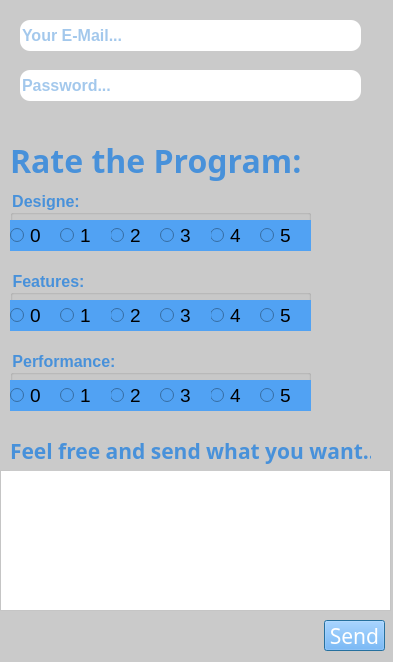
<?xml version="1.0" encoding="UTF-8"?>
<ui version="4.0">
 <class>Dialog</class>
 <widget class="QDialog" name="Dialog">
  <property name="geometry">
   <rect>
    <x>0</x>
    <y>0</y>
    <width>393</width>
    <height>662</height>
   </rect>
  </property>
  <property name="windowTitle">
   <string>Dialog</string>
  </property>
  <property name="styleSheet">
   <string notr="true">background-color: rgb(202, 202, 202);
color: rgb(72, 145, 218);</string>
  </property>
  <widget class="QLineEdit" name="email_lineEdit">
   <property name="geometry">
    <rect>
     <x>20</x>
     <y>20</y>
     <width>341</width>
     <height>31</height>
    </rect>
   </property>
   <property name="font">
    <font>
     <pointsize>12</pointsize>
     <weight>75</weight>
     <bold>true</bold>
    </font>
   </property>
   <property name="styleSheet">
    <string notr="true">QLineEdit{
	background-color: rgb(255, 255, 255);
	border-radius: 10px;
}</string>
   </property>
   <property name="text">
    <string/>
   </property>
   <property name="cursorPosition">
    <number>0</number>
   </property>
   <property name="placeholderText">
    <string>Your E-Mail...</string>
   </property>
  </widget>
  <widget class="QLineEdit" name="password_lineEdit">
   <property name="geometry">
    <rect>
     <x>20</x>
     <y>70</y>
     <width>341</width>
     <height>31</height>
    </rect>
   </property>
   <property name="font">
    <font>
     <pointsize>12</pointsize>
     <weight>75</weight>
     <bold>true</bold>
    </font>
   </property>
   <property name="styleSheet">
    <string notr="true">QLineEdit{
	background-color: rgb(255, 255, 255);
	border-radius: 10px;
}</string>
   </property>
   <property name="text">
    <string/>
   </property>
   <property name="echoMode">
    <enum>QLineEdit::Password</enum>
   </property>
   <property name="cursorPosition">
    <number>0</number>
   </property>
   <property name="placeholderText">
    <string>Password...</string>
   </property>
  </widget>
  <widget class="QLabel" name="rate_text">
   <property name="geometry">
    <rect>
     <x>10</x>
     <y>140</y>
     <width>321</width>
     <height>41</height>
    </rect>
   </property>
   <property name="font">
    <font>
     <family>Myanmar Text</family>
     <pointsize>24</pointsize>
     <weight>75</weight>
     <bold>true</bold>
    </font>
   </property>
   <property name="text">
    <string>Rate the Program:</string>
   </property>
  </widget>
  <widget class="QGroupBox" name="designe_groupBox">
   <property name="geometry">
    <rect>
     <x>10</x>
     <y>190</y>
     <width>301</width>
     <height>61</height>
    </rect>
   </property>
   <property name="font">
    <font>
     <pointsize>12</pointsize>
     <weight>75</weight>
     <bold>true</bold>
    </font>
   </property>
   <property name="title">
    <string>Designe:</string>
   </property>
   <widget class="QRadioButton" name="d0">
    <property name="geometry">
     <rect>
      <x>0</x>
      <y>30</y>
      <width>51</width>
      <height>31</height>
     </rect>
    </property>
    <property name="font">
     <font>
      <pointsize>14</pointsize>
     </font>
    </property>
    <property name="styleSheet">
     <string notr="true">color: rgb(0, 0, 0);
background-color: rgb(81, 162, 243);</string>
    </property>
    <property name="text">
     <string>0</string>
    </property>
   </widget>
   <widget class="QRadioButton" name="d4">
    <property name="geometry">
     <rect>
      <x>200</x>
      <y>30</y>
      <width>51</width>
      <height>31</height>
     </rect>
    </property>
    <property name="font">
     <font>
      <pointsize>14</pointsize>
     </font>
    </property>
    <property name="styleSheet">
     <string notr="true">color: rgb(0, 0, 0);
background-color: rgb(81, 162, 243);</string>
    </property>
    <property name="text">
     <string>4</string>
    </property>
   </widget>
   <widget class="QRadioButton" name="d2">
    <property name="geometry">
     <rect>
      <x>100</x>
      <y>30</y>
      <width>51</width>
      <height>31</height>
     </rect>
    </property>
    <property name="font">
     <font>
      <pointsize>14</pointsize>
     </font>
    </property>
    <property name="styleSheet">
     <string notr="true">color: rgb(0, 0, 0);
background-color: rgb(81, 162, 243);</string>
    </property>
    <property name="text">
     <string>2</string>
    </property>
   </widget>
   <widget class="QRadioButton" name="d1">
    <property name="geometry">
     <rect>
      <x>50</x>
      <y>30</y>
      <width>51</width>
      <height>31</height>
     </rect>
    </property>
    <property name="font">
     <font>
      <pointsize>14</pointsize>
     </font>
    </property>
    <property name="styleSheet">
     <string notr="true">color: rgb(0, 0, 0);
background-color: rgb(81, 162, 243);</string>
    </property>
    <property name="text">
     <string>1</string>
    </property>
   </widget>
   <widget class="QRadioButton" name="d3">
    <property name="geometry">
     <rect>
      <x>150</x>
      <y>30</y>
      <width>51</width>
      <height>31</height>
     </rect>
    </property>
    <property name="font">
     <font>
      <pointsize>14</pointsize>
     </font>
    </property>
    <property name="styleSheet">
     <string notr="true">color: rgb(0, 0, 0);
background-color: rgb(81, 162, 243);</string>
    </property>
    <property name="text">
     <string>3</string>
    </property>
   </widget>
   <widget class="QRadioButton" name="d5">
    <property name="geometry">
     <rect>
      <x>250</x>
      <y>30</y>
      <width>51</width>
      <height>31</height>
     </rect>
    </property>
    <property name="font">
     <font>
      <pointsize>14</pointsize>
     </font>
    </property>
    <property name="styleSheet">
     <string notr="true">color: rgb(0, 0, 0);
background-color: rgb(81, 162, 243);</string>
    </property>
    <property name="text">
     <string>5</string>
    </property>
   </widget>
  </widget>
  <widget class="QGroupBox" name="features_groupBox">
   <property name="geometry">
    <rect>
     <x>10</x>
     <y>270</y>
     <width>301</width>
     <height>61</height>
    </rect>
   </property>
   <property name="font">
    <font>
     <pointsize>12</pointsize>
     <weight>75</weight>
     <bold>true</bold>
    </font>
   </property>
   <property name="title">
    <string>Features:</string>
   </property>
   <widget class="QRadioButton" name="f0">
    <property name="geometry">
     <rect>
      <x>0</x>
      <y>30</y>
      <width>51</width>
      <height>31</height>
     </rect>
    </property>
    <property name="font">
     <font>
      <pointsize>14</pointsize>
     </font>
    </property>
    <property name="styleSheet">
     <string notr="true">color: rgb(0, 0, 0);
background-color: rgb(81, 162, 243);</string>
    </property>
    <property name="text">
     <string>0</string>
    </property>
   </widget>
   <widget class="QRadioButton" name="f4">
    <property name="geometry">
     <rect>
      <x>200</x>
      <y>30</y>
      <width>51</width>
      <height>31</height>
     </rect>
    </property>
    <property name="font">
     <font>
      <pointsize>14</pointsize>
     </font>
    </property>
    <property name="styleSheet">
     <string notr="true">color: rgb(0, 0, 0);
background-color: rgb(81, 162, 243);</string>
    </property>
    <property name="text">
     <string>4</string>
    </property>
   </widget>
   <widget class="QRadioButton" name="f2">
    <property name="geometry">
     <rect>
      <x>100</x>
      <y>30</y>
      <width>51</width>
      <height>31</height>
     </rect>
    </property>
    <property name="font">
     <font>
      <pointsize>14</pointsize>
     </font>
    </property>
    <property name="styleSheet">
     <string notr="true">color: rgb(0, 0, 0);
background-color: rgb(81, 162, 243);</string>
    </property>
    <property name="text">
     <string>2</string>
    </property>
   </widget>
   <widget class="QRadioButton" name="f1">
    <property name="geometry">
     <rect>
      <x>50</x>
      <y>30</y>
      <width>51</width>
      <height>31</height>
     </rect>
    </property>
    <property name="font">
     <font>
      <pointsize>14</pointsize>
     </font>
    </property>
    <property name="styleSheet">
     <string notr="true">color: rgb(0, 0, 0);
background-color: rgb(81, 162, 243);</string>
    </property>
    <property name="text">
     <string>1</string>
    </property>
   </widget>
   <widget class="QRadioButton" name="f3">
    <property name="geometry">
     <rect>
      <x>150</x>
      <y>30</y>
      <width>51</width>
      <height>31</height>
     </rect>
    </property>
    <property name="font">
     <font>
      <pointsize>14</pointsize>
     </font>
    </property>
    <property name="styleSheet">
     <string notr="true">color: rgb(0, 0, 0);
background-color: rgb(81, 162, 243);</string>
    </property>
    <property name="text">
     <string>3</string>
    </property>
   </widget>
   <widget class="QRadioButton" name="f5">
    <property name="geometry">
     <rect>
      <x>250</x>
      <y>30</y>
      <width>51</width>
      <height>31</height>
     </rect>
    </property>
    <property name="font">
     <font>
      <pointsize>14</pointsize>
     </font>
    </property>
    <property name="styleSheet">
     <string notr="true">color: rgb(0, 0, 0);
background-color: rgb(81, 162, 243);</string>
    </property>
    <property name="text">
     <string>5</string>
    </property>
   </widget>
  </widget>
  <widget class="QGroupBox" name="performance_groupBox">
   <property name="geometry">
    <rect>
     <x>10</x>
     <y>350</y>
     <width>301</width>
     <height>61</height>
    </rect>
   </property>
   <property name="font">
    <font>
     <pointsize>12</pointsize>
     <weight>75</weight>
     <bold>true</bold>
    </font>
   </property>
   <property name="title">
    <string>Performance:</string>
   </property>
   <widget class="QRadioButton" name="p0">
    <property name="geometry">
     <rect>
      <x>0</x>
      <y>30</y>
      <width>51</width>
      <height>31</height>
     </rect>
    </property>
    <property name="font">
     <font>
      <pointsize>14</pointsize>
     </font>
    </property>
    <property name="styleSheet">
     <string notr="true">color: rgb(0, 0, 0);
background-color: rgb(81, 162, 243);</string>
    </property>
    <property name="text">
     <string>0</string>
    </property>
   </widget>
   <widget class="QRadioButton" name="p4">
    <property name="geometry">
     <rect>
      <x>200</x>
      <y>30</y>
      <width>51</width>
      <height>31</height>
     </rect>
    </property>
    <property name="font">
     <font>
      <pointsize>14</pointsize>
     </font>
    </property>
    <property name="styleSheet">
     <string notr="true">color: rgb(0, 0, 0);
background-color: rgb(81, 162, 243);</string>
    </property>
    <property name="text">
     <string>4</string>
    </property>
   </widget>
   <widget class="QRadioButton" name="p2">
    <property name="geometry">
     <rect>
      <x>100</x>
      <y>30</y>
      <width>51</width>
      <height>31</height>
     </rect>
    </property>
    <property name="font">
     <font>
      <pointsize>14</pointsize>
     </font>
    </property>
    <property name="styleSheet">
     <string notr="true">color: rgb(0, 0, 0);
background-color: rgb(81, 162, 243);</string>
    </property>
    <property name="text">
     <string>2</string>
    </property>
   </widget>
   <widget class="QRadioButton" name="p1">
    <property name="geometry">
     <rect>
      <x>50</x>
      <y>30</y>
      <width>51</width>
      <height>31</height>
     </rect>
    </property>
    <property name="font">
     <font>
      <pointsize>14</pointsize>
     </font>
    </property>
    <property name="styleSheet">
     <string notr="true">color: rgb(0, 0, 0);
background-color: rgb(81, 162, 243);</string>
    </property>
    <property name="text">
     <string>1</string>
    </property>
   </widget>
   <widget class="QRadioButton" name="p3">
    <property name="geometry">
     <rect>
      <x>150</x>
      <y>30</y>
      <width>51</width>
      <height>31</height>
     </rect>
    </property>
    <property name="font">
     <font>
      <pointsize>14</pointsize>
     </font>
    </property>
    <property name="styleSheet">
     <string notr="true">color: rgb(0, 0, 0);
background-color: rgb(81, 162, 243);</string>
    </property>
    <property name="text">
     <string>3</string>
    </property>
   </widget>
   <widget class="QRadioButton" name="p5">
    <property name="geometry">
     <rect>
      <x>250</x>
      <y>30</y>
      <width>51</width>
      <height>31</height>
     </rect>
    </property>
    <property name="font">
     <font>
      <pointsize>14</pointsize>
     </font>
    </property>
    <property name="styleSheet">
     <string notr="true">color: rgb(0, 0, 0);
background-color: rgb(81, 162, 243);</string>
    </property>
    <property name="text">
     <string>5</string>
    </property>
   </widget>
  </widget>
  <widget class="QPlainTextEdit" name="plainTextEdit">
   <property name="geometry">
    <rect>
     <x>0</x>
     <y>470</y>
     <width>391</width>
     <height>141</height>
    </rect>
   </property>
   <property name="font">
    <font>
     <pointsize>12</pointsize>
    </font>
   </property>
   <property name="styleSheet">
    <string notr="true">color: rgb(0, 0, 0);
background-color: rgb(255, 255, 255);</string>
   </property>
  </widget>
  <widget class="QLabel" name="send_text">
   <property name="geometry">
    <rect>
     <x>10</x>
     <y>430</y>
     <width>361</width>
     <height>41</height>
    </rect>
   </property>
   <property name="font">
    <font>
     <family>Myanmar Text</family>
     <pointsize>16</pointsize>
     <weight>75</weight>
     <bold>true</bold>
    </font>
   </property>
   <property name="text">
    <string>Feel free and send what you want...</string>
   </property>
  </widget>
  <widget class="QPushButton" name="send_pushButton">
   <property name="geometry">
    <rect>
     <x>324</x>
     <y>620</y>
     <width>61</width>
     <height>31</height>
    </rect>
   </property>
   <property name="font">
    <font>
     <family>MV Boli</family>
     <pointsize>16</pointsize>
    </font>
   </property>
   <property name="styleSheet">
    <string notr="true">QPushButton{
	background-color: rgb(85, 170, 255);
	color: rgb(255, 255, 255);
}
QPushButton:hover{
	background-color: rgb(99, 195, 255);
}</string>
   </property>
   <property name="text">
    <string>Send</string>
   </property>
  </widget>
 </widget>
 <resources/>
 <connections/>
</ui>
